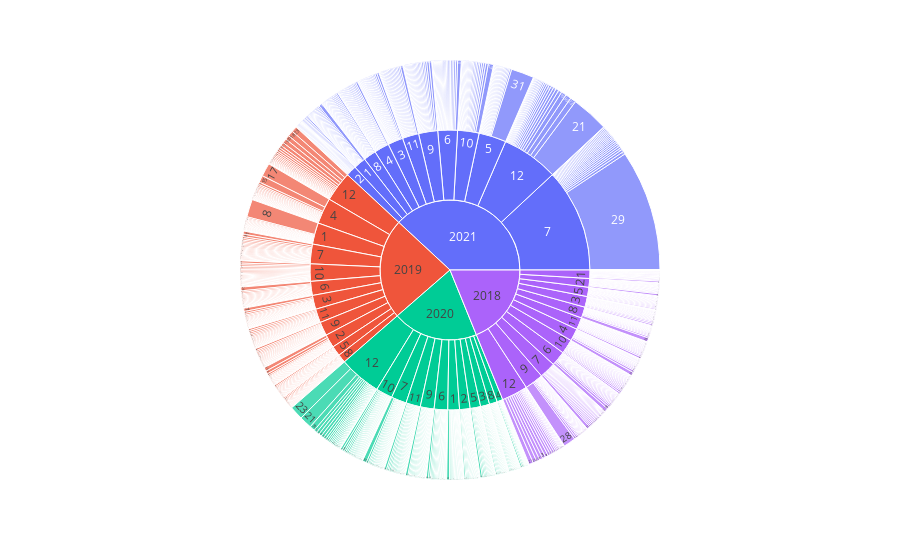

This figure's notebook cell:
### Code cell
fig= px.sunburst(rep1, path=['annee', 'mois', 'jour'], values='Valeur fonciere')
fig.show()

### Figure 1 — Plotly figure (JSON) as saved in the notebook; plotly's stock layout.template omitted (floating-point values rounded to 4 significant figures; data arrays with more than 128 entries replaced by an {"elided": "..."} marker saying what was removed)
{"data": [{"branchvalues": "total", "domain": {"x": [0, 1], "y": [0, 1]}, "hovertemplate": "labels=%{label}<br>Valeur fonciere=%{value}<br>parent=%{parent}<br>id=%{id}<extra></extra>", "ids": {"elided": "1509 str values"}, "labels": {"elided": "1509 str values"}, "name": "", "parents": {"elided": "1509 str values"}, "type": "sunburst", "values": {"elided": "1509 float values"}}], "layout": {"legend": {"tracegroupgap": 0}, "margin": {"t": 60}}}
